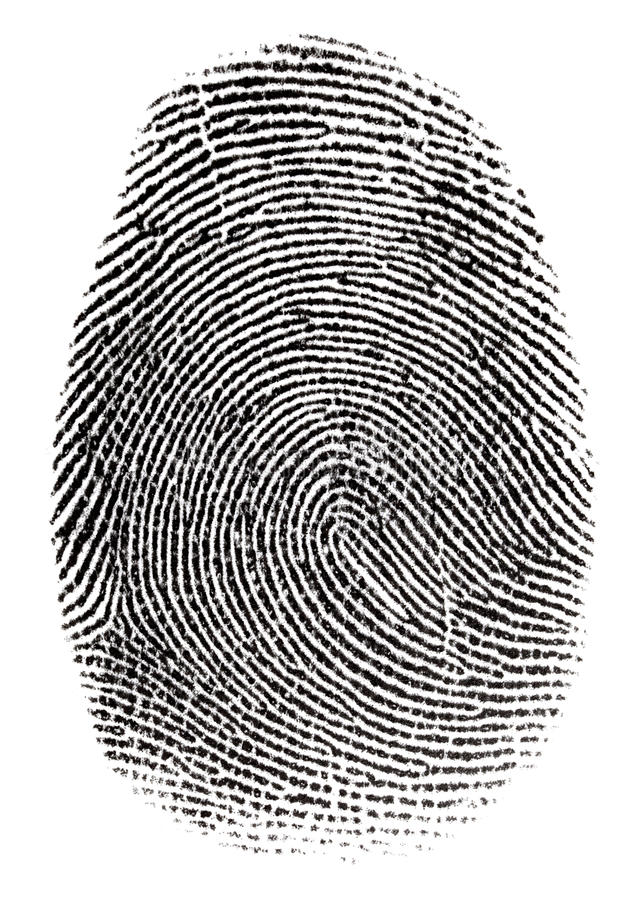
#> input picture OpenCV/database/01.jpg, 644 x 900 px; its folder holds only this picture in this run
$ python -i read.py   (imports and definitions only)
#> lines starting #> are read from the running program, lines starting #| are printed output that depends on the picture; after the words box and inside, x2 and y2 are one past the last pixel; in counts of white or black regions, pixels touching at a corner belong together
import tkinter as tk
from tkinter import filedialog

import cv2 as cv
import os
import pathlib
import numpy as np
import imutils

class APIDigital():


    def ProcurarDigital(self, userFile):
#> called with userFile = 'database/01.jpg'
        digitais = []
        dim = (1000, 1200)
        # userFile = filedialog.askopenfilename()
        # -- Inicio do processamento da imagem -- #
        userImg = cv.resize(cv.Canny(cv.imread(userFile), 125, 175), dim)
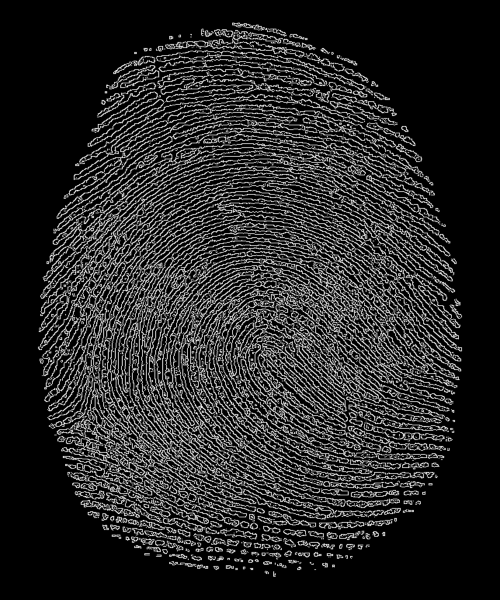
#> userImg: shape (1200, 1000) (shown at 1/2 size); min 0, max 255, mean 39.7
        uContours, uHierarchies = cv.findContours(userImg, cv.RETR_LIST, cv.CHAIN_APPROX_SIMPLE)
#> uContours = 5655 contours, 3203 with area under 20; largest, box (x1, y1, x2, y2) and area: (75, 99, 925, 1079) 594086, (311, 57, 738, 166) 7378, (254, 217, 656, 295) 3051, (317, 178, 671, 222) 2778, (290, 249, 654, 312) 2406
        #cv.imshow('Teste', userImg)

        path = str(pathlib.Path(__file__).parent.resolve()) + '\\database'

        for files in os.listdir(path):
            f = os.path.join(path, files)
            if os.path.isfile(f):
                baseImg = cv.resize(cv.Canny(cv.imread(f), 125, 175), dim)
                bContours, bHierarchies = cv.findContours(baseImg, cv.RETR_LIST, cv.CHAIN_APPROX_SIMPLE)
#> bContours has the same summary as uContours
                if len(uContours) == len(bContours):
                    digitais.append(f.split("\\")[-1])
        return digitais

>>> result = APIDigital().ProcurarDigital('database/01.jpg')

$ run again, on OpenCV/database/02.jpg
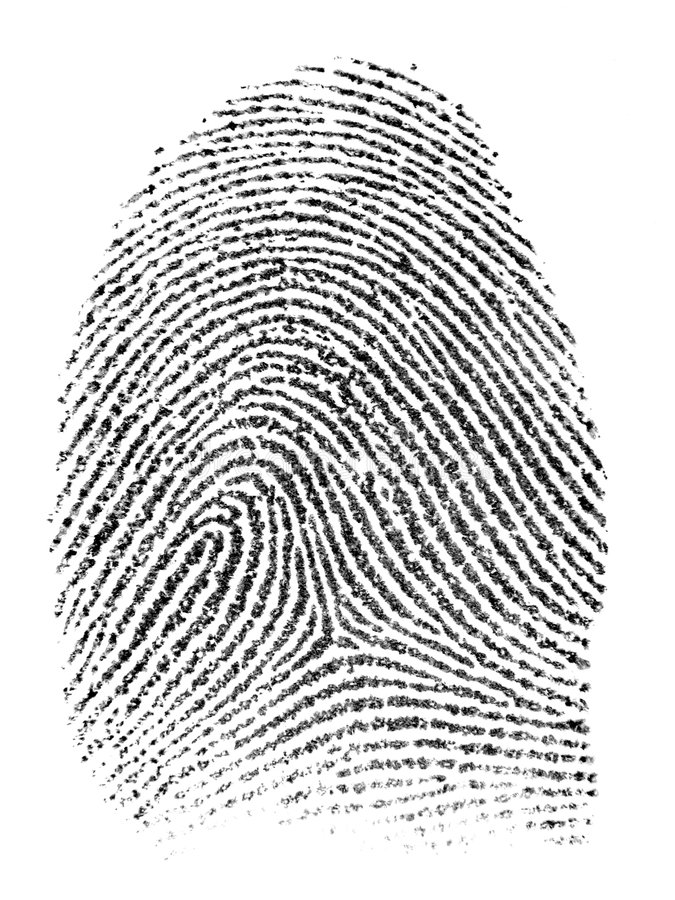
#> input picture OpenCV/database/02.jpg, 675 x 900 px
#> in ProcurarDigital, `userImg = cv.resize(cv.Canny(cv.imread(userFile), 125, 175), dim)`:
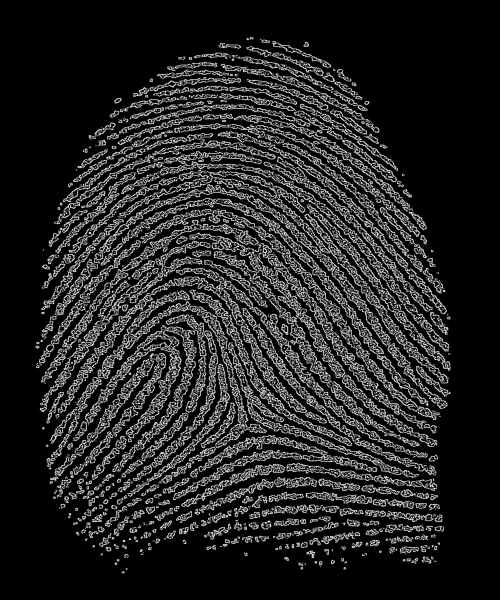
#> userImg: shape (1200, 1000) (shown at 1/2 size); min 0, max 255, mean 36
#> uContours = 7447 contours, 6087 with area under 20; largest, box (x1, y1, x2, y2) and area: (72, 261, 901, 894) 157422, (93, 482, 856, 967) 62838, (214, 186, 888, 587) 35261, (146, 629, 460, 1010) 30948, (100, 706, 333, 963) 9879
#> bContours has the same summary as uContours
